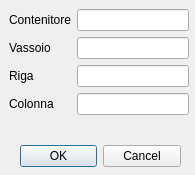
<?xml version="1.0" encoding="UTF-8"?>
<ui version="4.0">
 <class>posizioneDialog</class>
 <widget class="QDialog" name="posizioneDialog">
  <property name="geometry">
   <rect>
    <x>0</x>
    <y>0</y>
    <width>195</width>
    <height>175</height>
   </rect>
  </property>
  <property name="windowTitle">
   <string>Modifica posizione</string>
  </property>
  <widget class="QDialogButtonBox" name="buttonBox">
   <property name="geometry">
    <rect>
     <x>20</x>
     <y>140</y>
     <width>161</width>
     <height>32</height>
    </rect>
   </property>
   <property name="orientation">
    <enum>Qt::Horizontal</enum>
   </property>
   <property name="standardButtons">
    <set>QDialogButtonBox::Cancel|QDialogButtonBox::Ok</set>
   </property>
  </widget>
  <widget class="QWidget" name="widget" native="true">
   <property name="geometry">
    <rect>
     <x>9</x>
     <y>9</y>
     <width>180</width>
     <height>121</height>
    </rect>
   </property>
   <layout class="QFormLayout" name="formLayout">
    <property name="fieldGrowthPolicy">
     <enum>QFormLayout::AllNonFixedFieldsGrow</enum>
    </property>
    <item row="0" column="0">
     <widget class="QLabel" name="label">
      <property name="text">
       <string>Contenitore</string>
      </property>
      <property name="buddy">
       <cstring>contenitore</cstring>
      </property>
     </widget>
    </item>
    <item row="0" column="1">
     <widget class="QLineEdit" name="contenitore"/>
    </item>
    <item row="1" column="0">
     <widget class="QLabel" name="label_2">
      <property name="text">
       <string>Vassoio</string>
      </property>
      <property name="buddy">
       <cstring>vassoio</cstring>
      </property>
     </widget>
    </item>
    <item row="1" column="1">
     <widget class="QLineEdit" name="vassoio"/>
    </item>
    <item row="2" column="0">
     <widget class="QLabel" name="label_4">
      <property name="text">
       <string>Riga</string>
      </property>
      <property name="buddy">
       <cstring>riga</cstring>
      </property>
     </widget>
    </item>
    <item row="2" column="1">
     <widget class="QLineEdit" name="riga"/>
    </item>
    <item row="3" column="0">
     <widget class="QLabel" name="label_3">
      <property name="text">
       <string>Colonna</string>
      </property>
      <property name="buddy">
       <cstring>colonna</cstring>
      </property>
     </widget>
    </item>
    <item row="3" column="1">
     <widget class="QLineEdit" name="colonna"/>
    </item>
   </layout>
  </widget>
 </widget>
 <resources/>
 <connections>
  <connection>
   <sender>buttonBox</sender>
   <signal>accepted()</signal>
   <receiver>posizioneDialog</receiver>
   <slot>accept()</slot>
   <hints>
    <hint type="sourcelabel">
     <x>248</x>
     <y>254</y>
    </hint>
    <hint type="destinationlabel">
     <x>157</x>
     <y>274</y>
    </hint>
   </hints>
  </connection>
  <connection>
   <sender>buttonBox</sender>
   <signal>rejected()</signal>
   <receiver>posizioneDialog</receiver>
   <slot>reject()</slot>
   <hints>
    <hint type="sourcelabel">
     <x>316</x>
     <y>260</y>
    </hint>
    <hint type="destinationlabel">
     <x>286</x>
     <y>274</y>
    </hint>
   </hints>
  </connection>
 </connections>
</ui>
